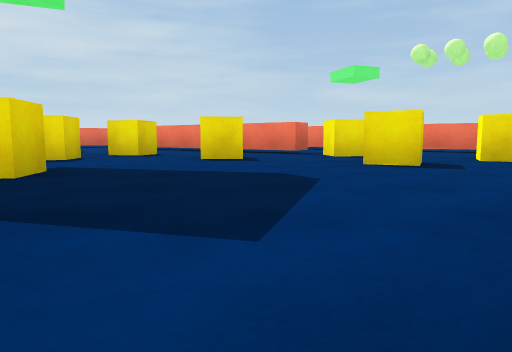
View 1 (above)

24 first-person views from a walk through a 3-D level made in the Unity game engine. The camera is 0.51 m above the floor, tilts 6° down and sees 70° across. The floor is counted in squares, 2 m on a side. Each view is taken from the middle of a square. On the plan, view 1 faces up. The plan holds only what a view shows up to about 9 squares ahead; the rest is blank. The place goes on beyond the plan. The player character is not drawn.

View 2
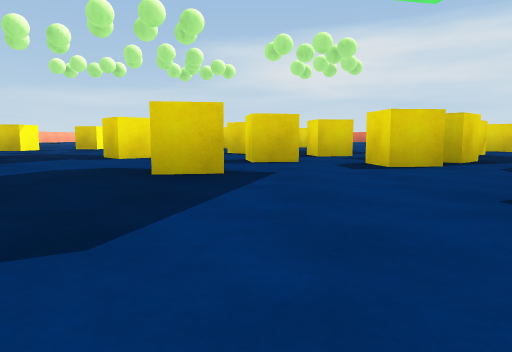

View 3
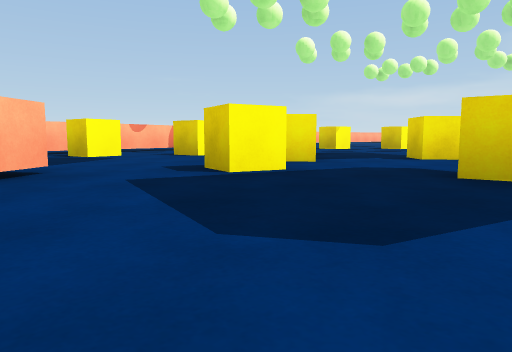

View 4
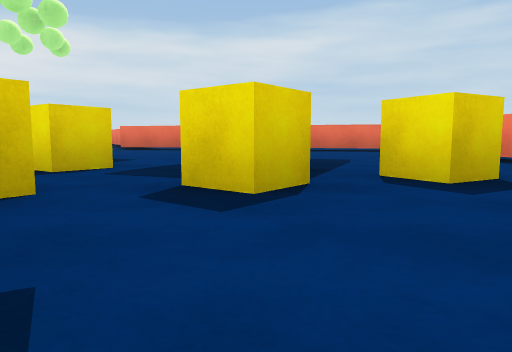

View 5
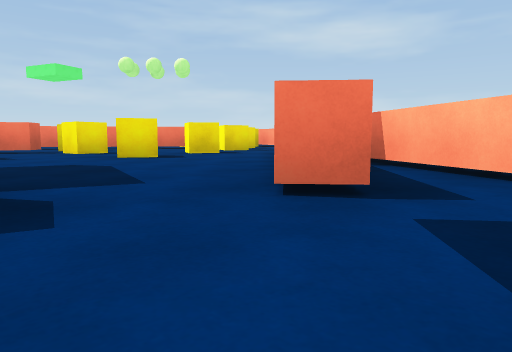

View 6
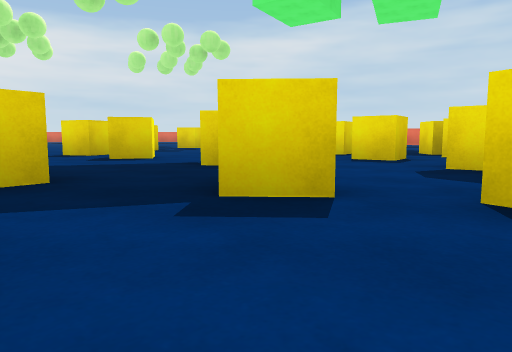

View 7
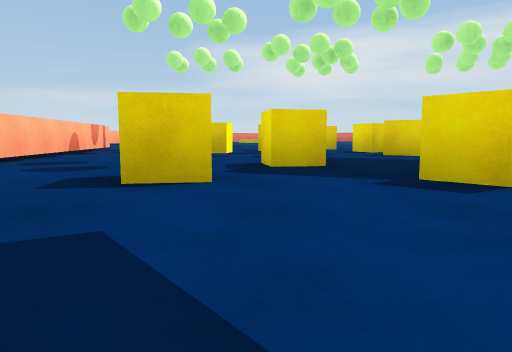

View 8
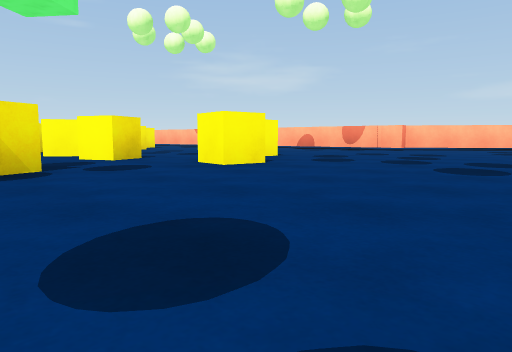

View 9
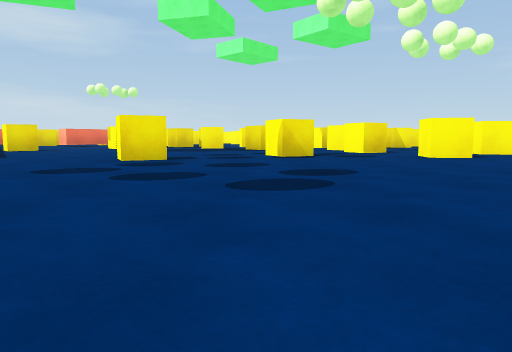

View 10
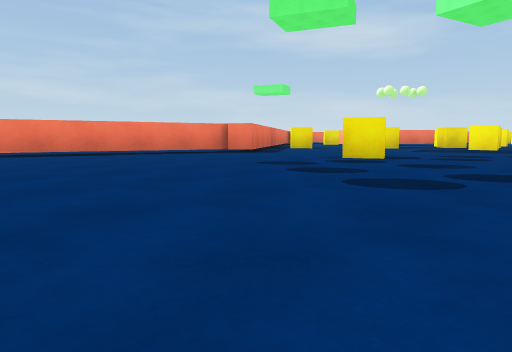

View 11
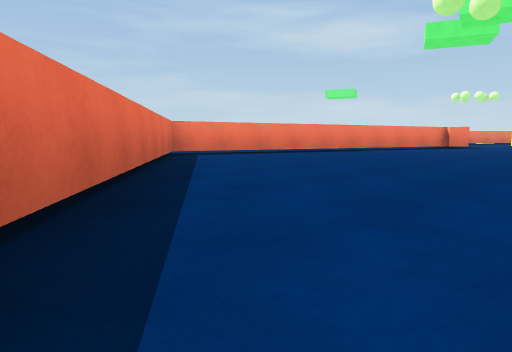

View 12
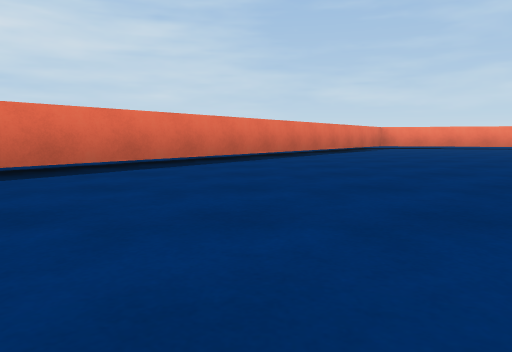

View 13
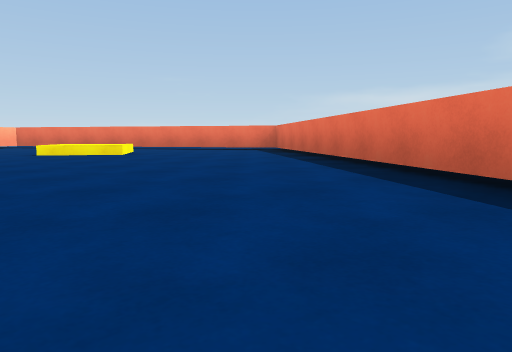

View 14
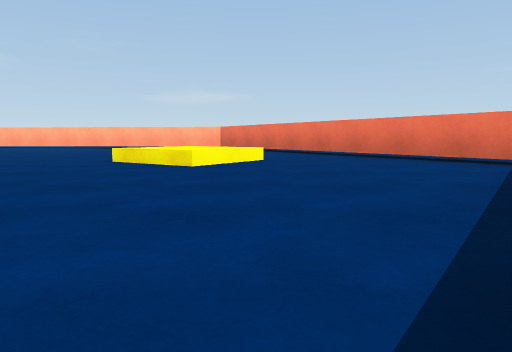

View 15
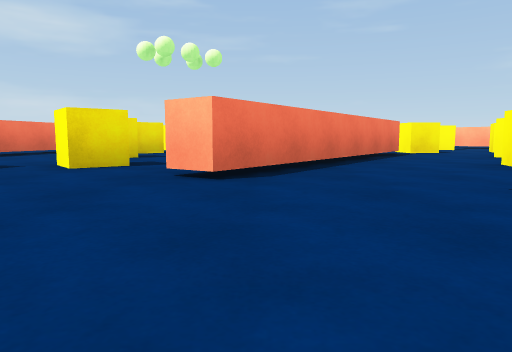

View 16
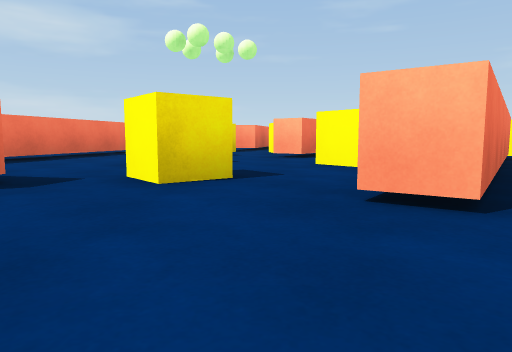

View 17
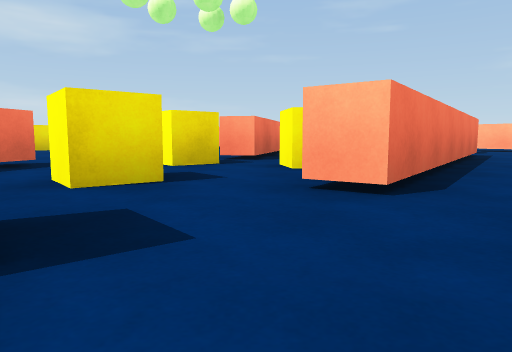

View 18
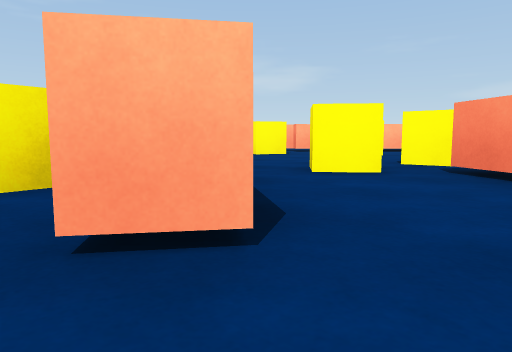

View 19
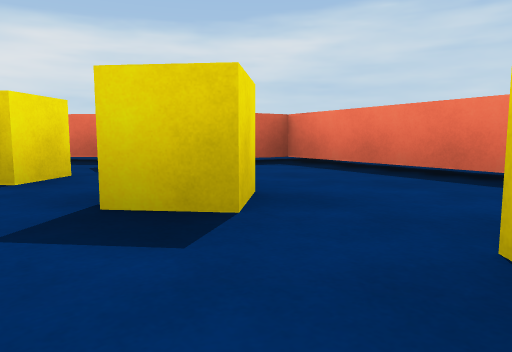

View 20
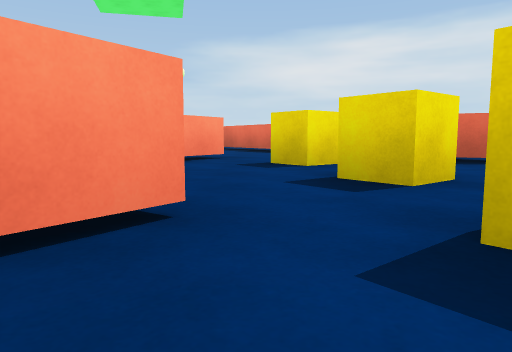

View 21
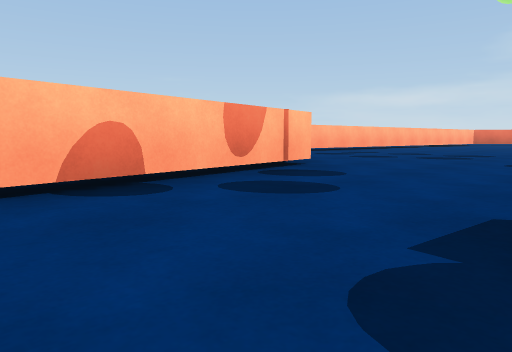

View 22
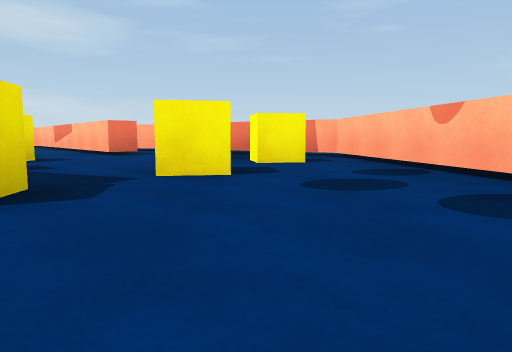

View 23
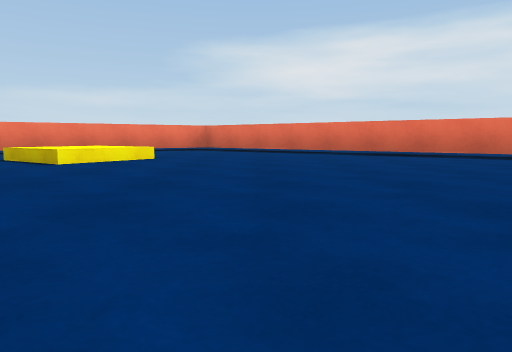

View 24
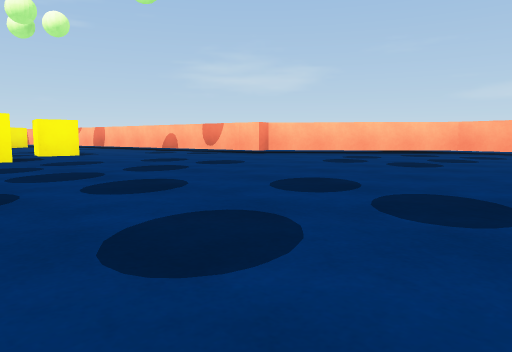

### Floor plan
Points are (right, up) in squares from view 1. A wall is a line through its corners. A room is listed if a view was taken in it or the views show most of it. See-through windows are left out.
Room 1 (views 1, 2, 3, 4, 5, 6, 7, 8, 9, 10, 11, 12, 13, 14, 15, 16, 21, 22, 23, 24)
walls: (-8.6, 6.9) (-15, 8.7) (-21.6, 0) (-18.2, -5.4) (-10.2, -6.3) (-7.8, -4.4); (-8, -4.2) (-0.1, -3.1) (2.4, 0.9); (0.5, -0.3) (0.2, 0.1) (5, 4.2); (-2.8, 10.6) (-8.6, 6.5) (-8.9, 6.9); (0.9, 6.1) (0.6, 5.8) (-2.8, 8.3) (-2.6, 8.6) (-2, 8.2); (4, 3.3) (4.2, 3.7); (4.1, 5.9) (0.6, 8.4)
low walls: (-19.2, -1.3) (-18.4, -0.2) (-17.5, -0.9) (-18.2, -1.9)
ways out: opening at (-2, 9.5) to room 2
objects: yellow cube (-9, 4); yellow cube (-8, 0); yellow cube (-8, 2); yellow cube (-7, -1) to (-7, 0); yellow cube (-7, 1); yellow cube (-6, -2) to (-6, -1); yellow cube (-6, 7) to (-6, 8); yellow cube (-5, 1); yellow cube (-5, 3); yellow cube (-4, 1); yellow cube (-4, 4); yellow cube (-4, 6); yellow cube (-3, -1); yellow cube (-3, 3); yellow cube (-3, 4) to (-2, 4); yellow cube (-3, 5); yellow cube (-2, -2); yellow cube (-2, 0); yellow cube (-2, 2); yellow cube (-2, 5); yellow cube (-2, 9); yellow cube (-1, -2); yellow cube (-1, 1); yellow cube (0, 5); yellow cube (1, 4); yellow cube (1, 5); yellow cube (2, 6); yellow cube (3, 4); yellow cube (4, 5)
Room 2 (views 17, 18, 19, 20)
walls: (0.6, 8.4) (0.8, 8.8) (1.3, 8.4); (2.4, 11) (-1.5, 12) (-1.8, 11); (3.2, 9) (3.3, 9.5)
ways out: opening at (-2, 9.5) to room 1
objects: yellow cube (0, 8); yellow cube (0, 10); yellow cube (1, 10); yellow cube (2, 8); yellow cube (3, 10)

Positions as (right, up) in squares from view 1, and headings:
1: (0, 0), facing up
2: (1, 3), facing left
3: (1, 3), facing down-left
4: (-1, 3), facing up-left
5: (-1, -1), facing up-right
6: (-1, -1), facing up-left
7: (0, -1), facing left
8: (-11, 3), facing down-right
9: (-13, 3), facing right
10: (-13, 2), facing up-right
11: (-18, 4), facing up-right
12: (-18, 0), facing up
13: (-16, 5), facing down-left
14: (-19, 3), facing down
15: (-5, 8), facing right
16: (-4, 9), facing right
17: (-1, 9), facing right
18: (0, 9), facing down-right
19: (1, 9), facing up-left
20: (2, 9), facing left
21: (-5, -2), facing down-left
22: (-5, -2), facing right
23: (-14, 1), facing left
24: (-12, 0), facing down-right
